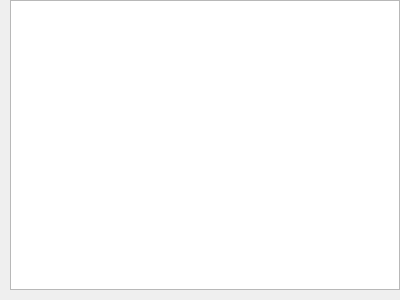
<?xml version="1.0" encoding="UTF-8"?>
<ui version="4.0">
 <class>SpectrumViewer</class>
 <widget class="QWidget" name="SpectrumViewer">
  <property name="geometry">
   <rect>
    <x>0</x>
    <y>0</y>
    <width>400</width>
    <height>300</height>
   </rect>
  </property>
  <property name="windowTitle">
   <string>Form</string>
  </property>
  <layout class="QGridLayout" name="gridLayout">
   <property name="leftMargin">
    <number>0</number>
   </property>
   <property name="topMargin">
    <number>0</number>
   </property>
   <property name="rightMargin">
    <number>0</number>
   </property>
   <property name="bottomMargin">
    <number>0</number>
   </property>
   <property name="spacing">
    <number>0</number>
   </property>
   <item row="0" column="0">
    <widget class="SpecViewer_AxisFreq" name="freqaxis" native="true">
     <property name="enabled">
      <bool>true</bool>
     </property>
     <property name="sizePolicy">
      <sizepolicy hsizetype="Preferred" vsizetype="Expanding">
       <horstretch>0</horstretch>
       <verstretch>0</verstretch>
      </sizepolicy>
     </property>
     <property name="minimumSize">
      <size>
       <width>10</width>
       <height>10</height>
      </size>
     </property>
     <property name="baseSize">
      <size>
       <width>10</width>
       <height>10</height>
      </size>
     </property>
    </widget>
   </item>
   <item row="0" column="1">
    <widget class="QGraphicsView" name="graphicsView"/>
   </item>
   <item row="1" column="1">
    <widget class="SpecViewer_AxisTime" name="timeaxis" native="true">
     <property name="sizePolicy">
      <sizepolicy hsizetype="Expanding" vsizetype="Preferred">
       <horstretch>0</horstretch>
       <verstretch>0</verstretch>
      </sizepolicy>
     </property>
     <property name="minimumSize">
      <size>
       <width>10</width>
       <height>10</height>
      </size>
     </property>
     <property name="baseSize">
      <size>
       <width>10</width>
       <height>10</height>
      </size>
     </property>
    </widget>
   </item>
  </layout>
 </widget>
 <customwidgets>
  <customwidget>
   <class>SpecViewer_AxisFreq</class>
   <extends>QWidget</extends>
   <header>include/specviewer_axisfreq.h</header>
   <container>1</container>
  </customwidget>
  <customwidget>
   <class>SpecViewer_AxisTime</class>
   <extends>QWidget</extends>
   <header>include/specviewer_axistime.h</header>
   <container>1</container>
  </customwidget>
 </customwidgets>
 <resources/>
 <connections/>
</ui>
